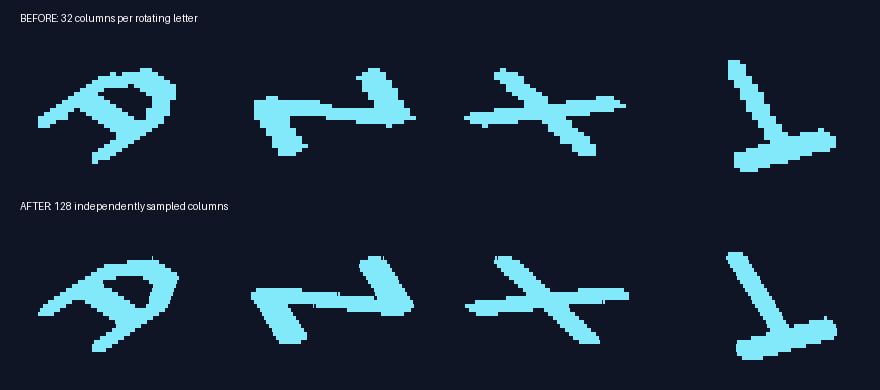
#> input picture validation/hires-big-scroll-comparison.png, 880 x 390 px
$ python -i roto_background.py   (imports and definitions only)
#> lines starting #> are read from the running program, lines starting #| are printed output that depends on the picture; after the words box and inside, x2 and y2 are one past the last pixel; in counts of white or black regions, pixels touching at a corner belong together
#> further down, picture is the input picture: PIL image 880x390 RGB; mean R, G, B 28.5, 43.7, 59.8
"""Counterclockwise galaxy rotation behind the clockwise checker plane."""
from PIL import Image, ImageFilter
import struct

WIDTH = 320
TOP = 24
HEIGHT = 176
POSE_BYTES = WIDTH*HEIGHT//8
ANGLE_STEPS = 16
CYCLE_PHASES = 2*ANGLE_STEPS
TICK_SHIFT = 3


def encode(raw):
    """Word runs: positive count + literals, or bit15 count + one repeated word."""
    if len(raw)%2:raise ValueError('Word stream must be even')
    values=struct.unpack('>'+str(len(raw)//2)+'H',raw)
    out=bytearray();pos=0
    while pos<len(values):
        count=1
        while pos+count<len(values) and values[pos+count]==values[pos] and count<32767:count+=1
        if count>=2:
            out.extend(struct.pack('>HH',count|0x8000,values[pos]));pos+=count
        else:
            start=pos;pos+=1
            while pos<len(values) and (pos+1==len(values) or values[pos]!=values[pos+1]) and pos-start<32767:pos+=1
            out.extend(struct.pack('>H',pos-start))
            out.extend(struct.pack('>'+'H'*(pos-start),*values[start:pos]))
    return bytes(out)


def decode(data,size):
    if size<0 or size%2:raise ValueError('Invalid output size')
    out=bytearray();pos=0
    while len(out)<size:
        if pos+2>len(data):raise ValueError('Missing command')
        command=int.from_bytes(data[pos:pos+2],'big');pos+=2
        count=command&0x7fff
        if not count or len(out)+count*2>size:raise ValueError('Run outside output')
        length=2 if command&0x8000 else count*2
        if pos+length>len(data):raise ValueError('Missing data')
        out.extend(data[pos:pos+length]*(count if command&0x8000 else 1));pos+=length
    if pos!=len(data):raise ValueError('Trailing input')
    return bytes(out)


def half_turn(raw):
    """Rotate a packed one-bit rectangle 180 degrees without an extra pose bank."""
    reverse=bytes(int(f'{v:08b}'[::-1],2) for v in range(256))
    return raw[::-1].translate(reverse)


def generate(image):
    # Smooth isolated speckles before rotation to avoid twinkling aliases.
    source=image.convert('L').filter(ImageFilter.GaussianBlur(.7))
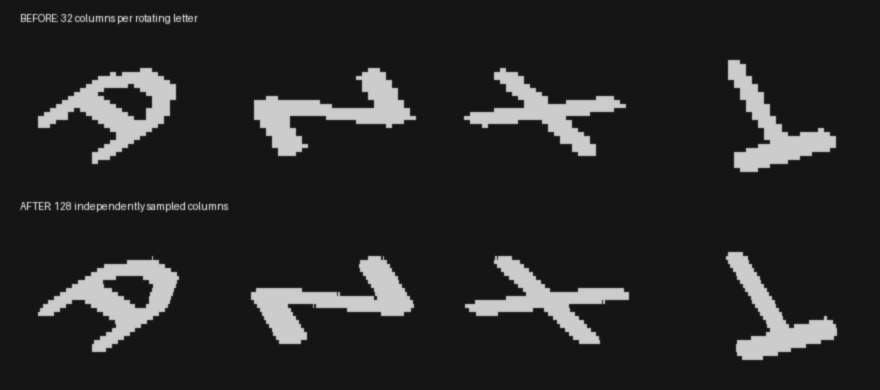
#> source: PIL image 880x390 L; min 21, max 204, mean 40.6
    index=[0];packed=bytearray()
    for phase in range(ANGLE_STEPS):
        angle=phase*180/ANGLE_STEPS
        pose=source.rotate(angle,Image.Resampling.BICUBIC,center=(160,112))
        pose=pose.crop((0,TOP,WIDTH,TOP+HEIGHT)).point(lambda p:255 if p>=115 else 0,mode='1')
        raw=pose.tobytes();data=encode(raw)
        assert len(raw)==POSE_BYTES and decode(data,POSE_BYTES)==raw
        packed.extend(data);index.append(len(packed))
#> this loop made 16 passes
#> pass 1, in generate, `pose=pose.crop((0,TOP,WIDTH,TOP+HEIGHT)).point(lambda p:255 if p>=115 ..`:
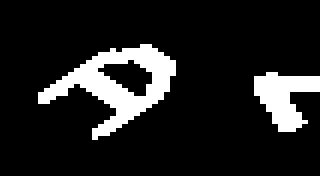
#> pose: PIL image 320x176 1; 12.8% white; 2 white regions, box (x1, y1, x2, y2) and area: (38, 44, 176, 140) 4944, (254, 72, 320, 132) 2280
#> pass 2, in generate, `pose=source.rotate(angle,Image.Resampling.BICUBIC,center=(160,112))`:
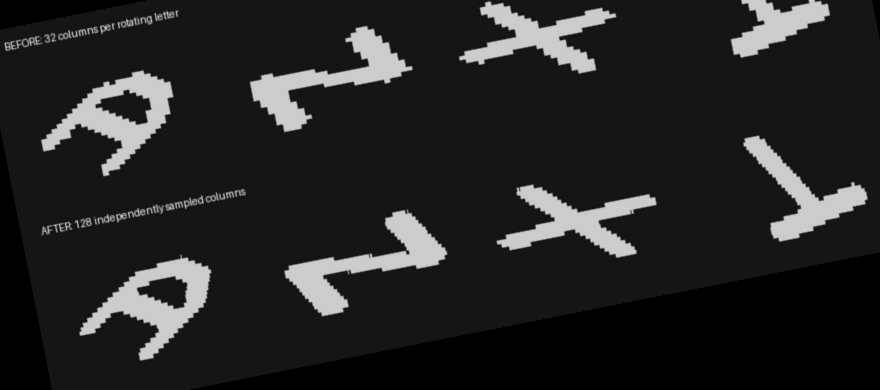
#> pose: PIL image 880x390 L; min 0, max 220, mean 36.5
#> pass 2, in generate, `pose=pose.crop((0,TOP,WIDTH,TOP+HEIGHT)).point(lambda p:255 if p>=115 ..`:
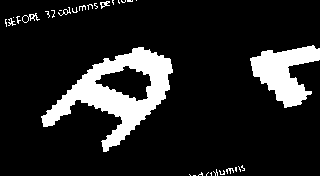
#> pose: PIL image 320x176 1; 13.6% white; 32 white regions (24 under 20 px), largest, box (x1, y1, x2, y2) and area: (41, 47, 173, 152) 4930, (250, 45, 320, 108) 2317, (22, 13, 40, 23) 56
#> pass 3, in generate, `pose=source.rotate(angle,Image.Resampling.BICUBIC,center=(160,112))`:
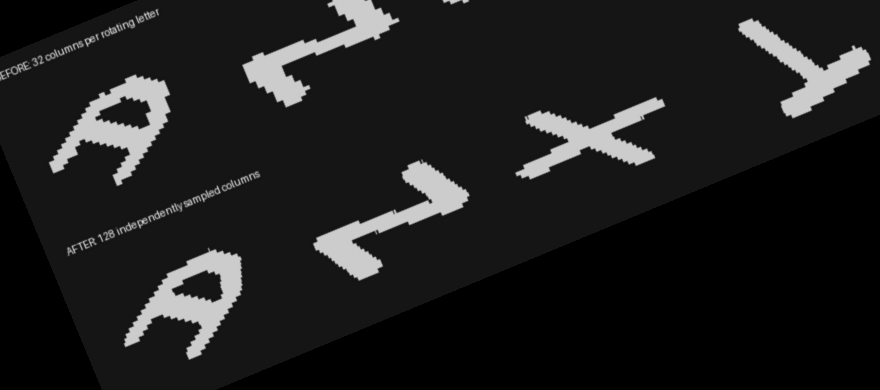
#> pose: PIL image 880x390 L; min 0, max 213, mean 29.6
#> after the loop, index = [0, 2364, 5352, 8860, 12738, 16744, 20856, 25126, 29418, 33390, 37442, 41628, 45594, 49128, 52110, 55100, 57730]
    return index,bytes(packed)

>>> from PIL import Image
>>> picture = Image.open('../validation/hires-big-scroll-comparison.png')
>>> result = generate(picture)
